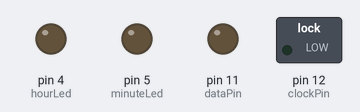
Simulated run of this program. Board: Arduino Uno, built with avr-gcc and run on an emulated ATmega328P. Parts: switched loads named in the program (green lamp = pin HIGH), output pins drawn as LEDs (lit = HIGH). Dashed ring = blinking. The local clock reads 2024-03-15 10:24:30 at power-on unless the program sets it; pins used as bus, display or sensor lines are not drawn.

Above: at 0.1 s.
At 2.85 s:
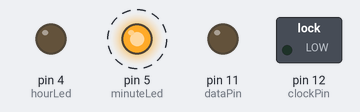
Timing chart, 0 to 3.1 s (numbered marks = the images above):
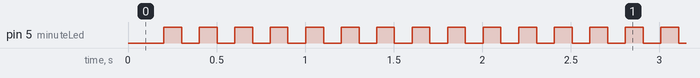

Measured:
- by itself, pin 5 (minuteLed): alternates HIGH for 0.10 s and LOW for 0.10 s

The program:

main.cpp
```cpp
//NOT IMPLEMENTED
#include <Arduino.h>
#include <Wire.h>
#include <RTClib.h>

RTC_DS3231 rtc;
int minuteLedState = HIGH;
int hourLedState = HIGH;
const int hourLed = 4;
const int minuteLed = 5;
const int latchPin = 9;     //Pin connected to RCK of TPIC6B595
const int masterReset = 10; //Pin connected to SRCLR of all TPIC6B595 IC-s
const int dataPin = 11;     //Pin connected to SERIAL IN of TPIC6B595
const int clockPin = 12;    //Pin connected to RCK of 7PIC6B595
int minuteChange = 100;     //set to 100 so that it's impossible for minute value to be same as minute change during startup
// variables for reading and diplaying time
int hour, minute, second;
int hour1, hour2, minute1, minute2;
//variables for selecting if we want to blink hour or minute digits
unsigned long previousDelayTime = 0;
//we do this so we can display time on serial monitor
char *time = (char *)malloc(sizeof(char) * 9);
//function for shifting out n bits into the shift register, with their defined values
void shiftOutBits(int dataPin, int clockPin, int bitOrder, int value, int bits)
{
  for (int i = 0; i < bits; i++)
  {
    if (bitOrder == LSBFIRST)
    {
      digitalWrite(dataPin, (i == value));
      delayMicroseconds(10);
    }
    else
    {
      digitalWrite(dataPin, (bits - 1 - i) == value);
      delayMicroseconds(10);
    }
    digitalWrite(clockPin, HIGH);
    digitalWrite(clockPin, LOW);
  }
}
//this void updates displayed time
void updateDisplayedTime()
{
  digitalWrite(latchPin, LOW);
  shiftOutBits(dataPin, clockPin, LSBFIRST, minute2, 10);
  shiftOutBits(dataPin, clockPin, LSBFIRST, minute1, 10);
  shiftOutBits(dataPin, clockPin, LSBFIRST, hour2, 10);
  shiftOutBits(dataPin, clockPin, LSBFIRST, hour1, 10);
  digitalWrite(latchPin, HIGH);
}
/*
Function necessary for longevity of NIXIE tubes, it lights up every digit one after another and repeats it 1000 times, with frequency high enough for human eye not to notice.
This should be done as frequently as possible, but every half hour will do just fine
*/
void blinkLed(char hoursOrMinutes, const unsigned long blinkDelay)
{
  if (millis() - previousDelayTime >= blinkDelay)
  {
    switch (hoursOrMinutes)
    {
    case 'H':
      hourLedState = !hourLedState;
      digitalWrite(hourLed, hourLedState);
      break;

    case 'M':
      minuteLedState = !minuteLedState;
      digitalWrite(minuteLed, minuteLedState);
      break;
    }
    previousDelayTime = millis();
  }
}

void doCathodeRoutine()
{
  unsigned long previousTime = millis();
  const unsigned long timeInterval = 5000; //how long will cathode routine run (in milliseconds)

  while ((millis() - previousTime) <= timeInterval)
  {
    for (int i = 0; i < 10; i++)
    {
      digitalWrite(latchPin, LOW);
      shiftOutBits(dataPin, clockPin, LSBFIRST, i, 10);
      shiftOutBits(dataPin, clockPin, LSBFIRST, i, 10);
      shiftOutBits(dataPin, clockPin, LSBFIRST, i, 10);
      shiftOutBits(dataPin, clockPin, LSBFIRST, i, 10);
      digitalWrite(latchPin, HIGH);
    }
  }
  Serial.println("cathode routine has completed");
}

void setup()
{
  //wait for rtc module to connect
  while (!rtc.begin())
    continue;
  //rtc.adjust(DateTime(F(__DATE__), F(__TIME__))); //sets date and time to date and time the program was uploaded
  pinMode(latchPin, OUTPUT);
  pinMode(clockPin, OUTPUT);
  pinMode(dataPin, OUTPUT);
  pinMode(masterReset, OUTPUT);
  pinMode(hourLed, OUTPUT);
  pinMode(minuteLed, OUTPUT);
  //before proceeding we will reset all shift registers to make sure that there are no undefined previous states on their data inputs (all shift register reset pints are tied together)
  digitalWrite(masterReset, LOW);
  delayMicroseconds(10);
  digitalWrite(masterReset, HIGH);
  //doCathodeRoutine();
  //establish serial communication with boud rate of 9600 bits per second
  Serial.begin(9600);
}

void loop()
{
  DateTime now = rtc.now();
  //store values of hours and minutes in their respecitive varables
  hour = now.hour();
  minute = now.minute();
  //separate first and second digit of hour value
  hour1 = hour / 10;
  hour2 = hour % 10;
  //separate first and second digit of minute value
  minute1 = minute / 10;
  minute2 = minute % 10;

  blinkLed('M', 100);
}
```
